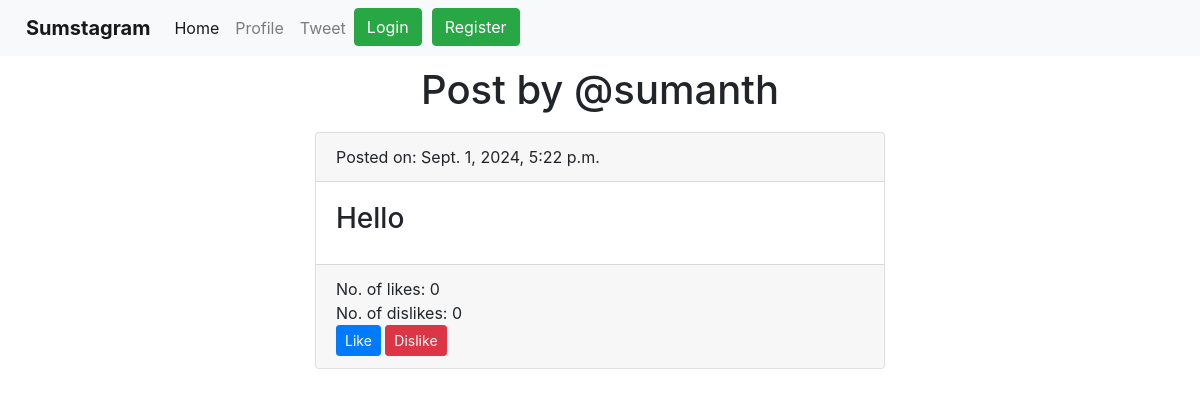
The page /display/20 on the database its author committed.
### app1/models.py (models this page shows, shortened)
class Tweet(models.Model):
    usern = models.CharField(max_length=20)
    date = models.DateTimeField(auto_now_add=True)
    tweet = models.CharField(max_length=300)
    likes = models.ManyToManyField(User, related_name="post_likes")
    dislikes = models.ManyToManyField(User, related_name="post_dislikes")

### app1/views.py (the view, shortened to what this page needs)
# urls.py: path("display/<str:post_id>", views.render_display, name="display"),
def render_display(request, post_id):
    t = Tweet.objects.get(id=post_id)
    print("Likes:", t.likes.all())
    print("Dislikes:", t.dislikes.all())
    return render(request, "post.html", {"tweet": t})

### templates/post.html (shortened to what this page needs)
<!doctype html>
<html lang="en">
<head>
  <link href="https://cdn.jsdelivr.net/npm/bootstrap@5.3.3/dist/css/bootstrap.min.css" rel="stylesheet"
>
</head>
<body>
  {% include 'navbar.html' %}
  <h1 align="center" style="padding-top: 10px;">Post by @{{ tweet.usern }}</h1>
  <div class="container col-lg-6" style="padding-top: 10px;">
    <div class="card">
      <div class="card-header">
        Posted on: {{ tweet.date }}
      </div>
      <div class="card-body">
        <h3>{{ tweet.tweet }}</h3>
      </div>
      <div class="card-footer">
        No. of likes: {{ tweet.likes.count }}<br>
        No. of dislikes: {{ tweet.dislikes.count }}<br>
        <a href="{% url 'like_post' tweet.id %}">
          <button type="submit" class="btn btn-primary btn-sm">Like</button></a>
        <a href="{% url 'dislike_post' tweet.id %}">
          <button type="submit" class="btn btn-danger btn-sm">Dislike</button></a>
      </div>
    </div>
  </div>
</body>
</html>

### rows shown on the page
Tweet: usern "sumanth", date "Sept. 1, 2024, 5:22 p.m.", tweet "Hello", likes.count "0", dislikes.count "0"
